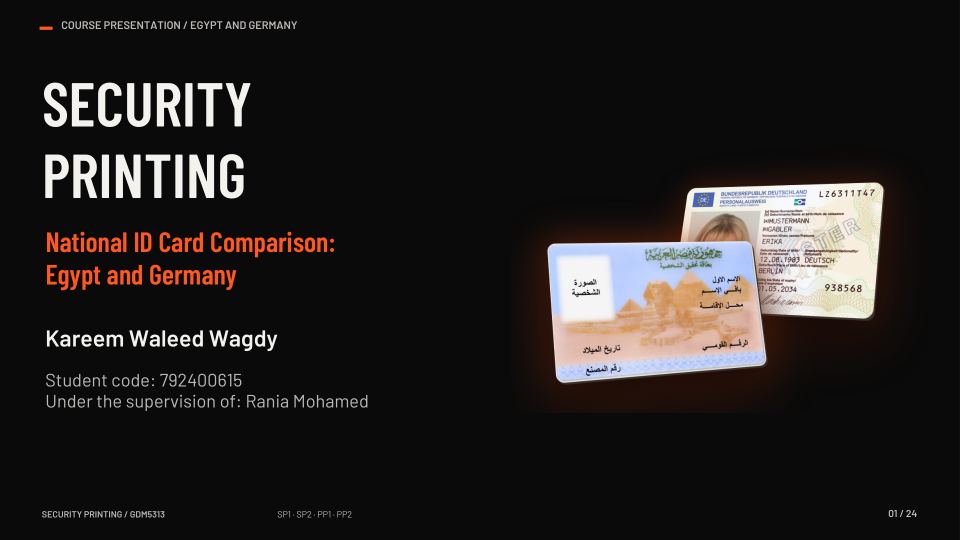
#> input picture deck/output/renders/s01.png, 1920 x 1080 px (shown at 1/2 size); its folder holds only this picture in this run
$ python contact.py
#> lines starting #> are read from the running program, lines starting #| are printed output that depends on the picture
"""Contact sheets of the slide renders: python -P build/contact.py"""
from PIL import Image, ImageDraw
import glob, os
files = sorted(glob.glob('output/renders/s*.png'))
tw, th, cols, pad = 480, 270, 5, 10
for part, (a, b) in enumerate([(0, 20), (20, 37)]):
    fs = files[a:b]; rows = (len(fs) + cols - 1) // cols
    sheet = Image.new('RGB', (cols * (tw + pad) + pad, rows * (th + pad + 18) + pad), (20, 20, 20)); d = ImageDraw.Draw(sheet)
#> after `sheet = Image.new('RGB', (cols * (tw + pad) + pad, rows * (th + pad + `: sheet: PIL image 2460x308 RGB; every value is 20
    for i, f in enumerate(fs):
        im = Image.open(f).convert('RGB').resize((tw, th), Image.LANCZOS)
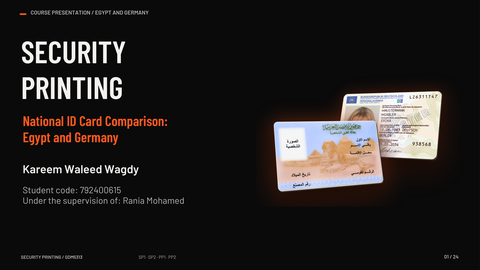
#> im: PIL image 480x270 RGB; mean R, G, B 36.9, 33.6, 32.5
        x = pad + (i % cols) * (tw + pad); y = pad + (i // cols) * (th + pad + 18)
        sheet.paste(im, (x, y)); d.text((x, y + th + 3), os.path.basename(f), fill=(200, 200, 200))
#> after `sheet.paste(im, (x, y))`:
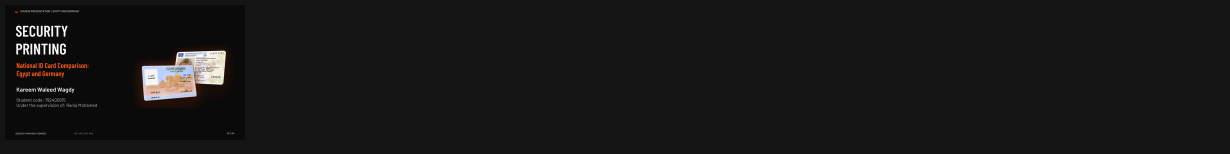
#> sheet: PIL image 2460x308 RGB (shown at 1/2 size); mean R, G, B 22.9, 22.3, 22.1
    sheet.save(f'output/contact_sheet_{part + 1}.jpg', quality=88)
print('ok')
